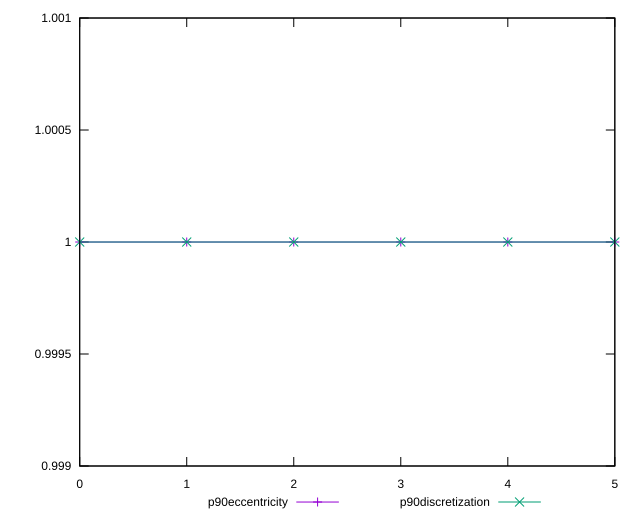

The script that saved this image:
reset

$p90Eccentricity <<EOF
0 1.0000000000000002
1 1.0000000000000016
2 1
3 1.0000000000000007
4 1
5 0.9999999999999997
EOF

$p90Discretization <<EOF
0 1
1 1
2 1
3 1
4 1
5 1
EOF

set key outside below
set xrange [0:5]
set yrange [0.9989999999999997:1.0010000000000014]
set trange [0.9989999999999997:1.0010000000000014]
set terminal svg size 640, 520 enhanced background rgb 'white'
set output "reprap/bootup-time/progression/eccentricity.svg"

plot $p90Eccentricity title "p90eccentricity" with linespoints, \
     $p90Discretization title "p90discretization" with linespoints

reset
